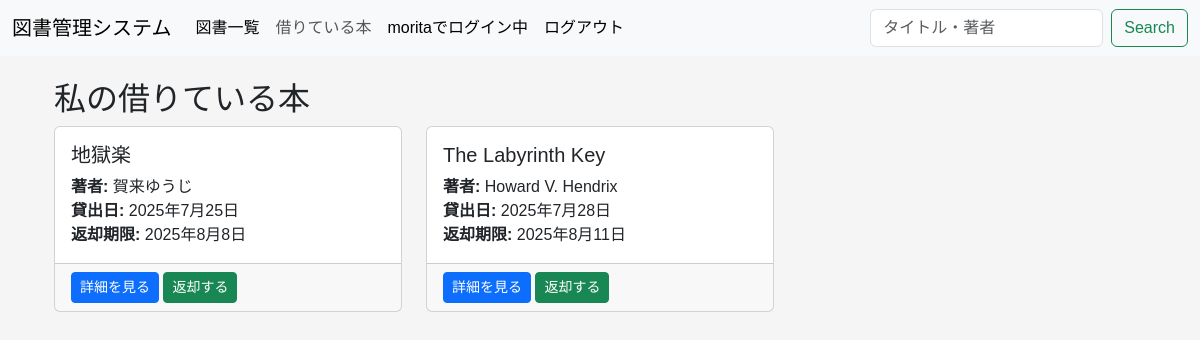
Before: /library/my-loans/ (signed in) with the older database file.
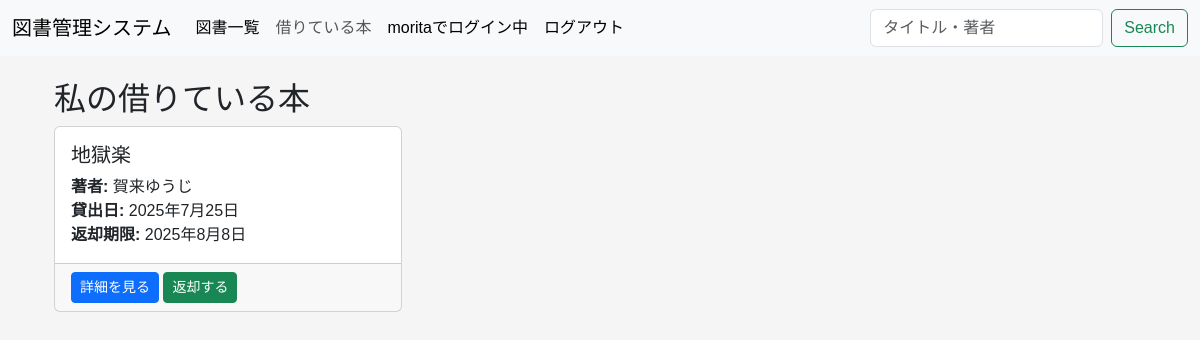
After: the same page with the newer database file.
### library/models.py (models this page shows, shortened)
class Loan(models.Model):
    article = models.ForeignKey(Article, verbose_name="借りた本の記録", on_delete=models.CASCADE)
    user = models.ForeignKey(User, verbose_name="本を借りた人", on_delete=models.CASCADE)
    borrow_date = models.DateField(verbose_name="貸出日", default=timezone.now)
    due_date = models.DateField(verbose_name="返却期限日")
    return_date = models.DateField(verbose_name="返却日", blank=True, null=True)

class Article(models.Model):
    title = models.CharField(verbose_name="タイトル", max_length=50)
    isbn = models.CharField(verbose_name="ISBN", max_length=50)
    author = models.CharField(verbose_name="著者", max_length=20)
    publicationday = models.DateField(verbose_name="出版日")
    content = models.TextField(verbose_name="内容")
    image = models.ImageField(verbose_name="表紙画像", upload_to='article_images/', blank=True, null=True)

### library/views.py (the view)
# urls.py: path('my-loans/', MyLoansView.as_view(), name='my_loans'),
class MyLoansView(LoginRequiredMixin, generic.ListView):
    model = Loan
    template_name = 'library/my_loans.html'
    context_object_name = 'loans'
    def get_queryset(self):
        return Loan.objects.filter(
            user=self.request.user,
            return_date__isnull=True
        ).select_related('article').order_by('due_date')

### templates/library/my_loans.html (shortened to what this page needs)
{% extends "base.html" %}
{% load django_bootstrap5 %}
{% block content %}
<div class="container mt-4">
    <h2>私の借りている本</h2>
    {% if loans %}
        <div class="row">
            {% for loan in loans %}
                <div class="col-md-6 col-lg-4 mb-3">
                    <div class="card h-100">
                        <div class="card-body">
                            <h5 class="card-title">{{ loan.article.title }}</h5>
                            <p class="card-text">
                                <strong>著者:</strong> {{ loan.article.author }}<br>
                                <strong>貸出日:</strong> {{ loan.borrow_date }}<br>
                                <strong>返却期限:</strong> {{ loan.due_date }}
                            </p>
                        </div>
                        <div class="card-footer">
                            <a href="{% url 'library:detail' loan.article.pk %}" class="btn btn-primary btn-sm">詳細を見る</a>
                            <form method="post" action="{% url 'library:return' loan.article.pk %}" class="d-inline">
                                <button type="submit" class="btn btn-success btn-sm">
                                    返却する
                                </button>
                            </form>
                        </div>
                    </div>
                </div>
            {% endfor %}
        </div>
    {% endif %}
</div>
{% endblock %}

Changed rows visible on the page:
no longer on this page (row edited): Loan: article "The Labyrinth Key", article.author "Howard V. Hendrix", borrow_date "2025年7月28日", due_date "2025年8月11日"
